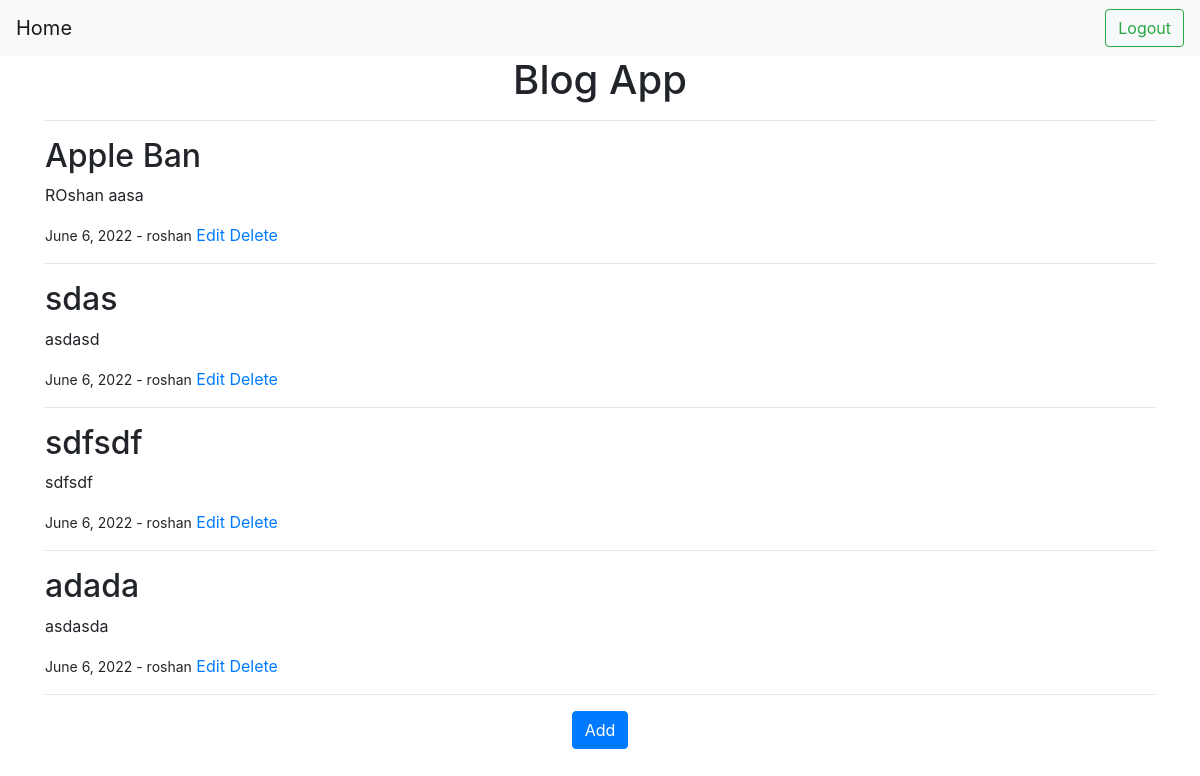
/home/ (signed in), run on an earlier commit of the app's database.
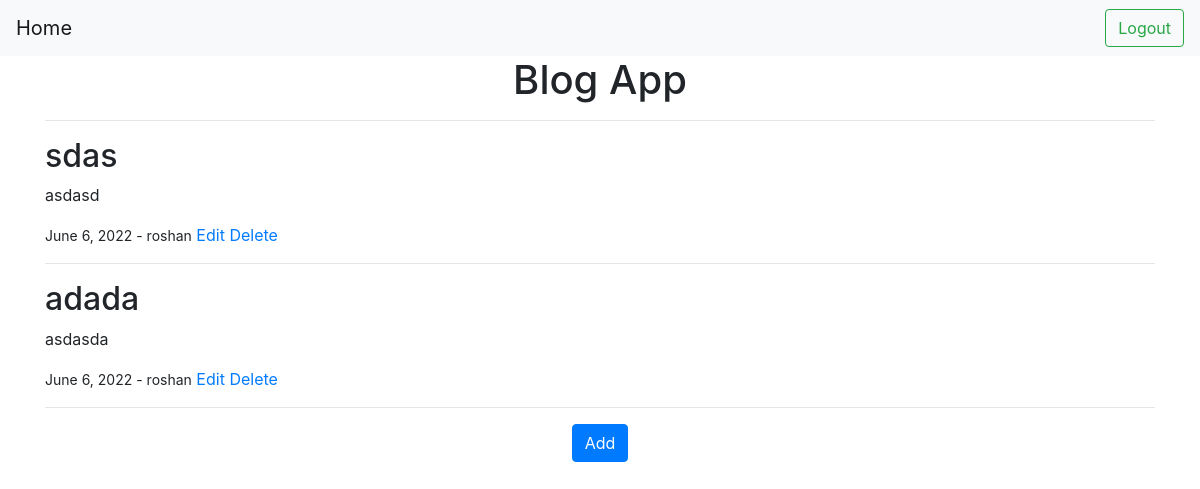
And on a later commit of the database.
### content_app/models.py (models this page shows, shortened)
class Blog(models.Model):
    title = models.CharField(max_length=50, verbose_name= 'Blog Title', db_column='Title')
    content = models.TextField()
    date_posted = models.DateField(auto_now_add=True)
    user = models.ForeignKey(User, on_delete=models.CASCADE)
    class Meta:
        db_table = 'Blog'

### content_app/views.py (the view)
# urls.py: 2. Add a URL to urlpatterns:  path('', views.home, name='home')
@login_required
def home(request):
    blogs = Blog.objects.all()
    return render(request, 'home.html', {'blogs':blogs})

### content_app/templates/home.html (shortened to what this page needs)
{% extends 'core/base.html'%}
{% block content %}
    <h1 style="text-align:center ;">Blog App</h1>
    <hr>
    {% for blog in blogs%}
        <h2>{{blog.title}}</h2>
        <p>{{blog.content}}</p>
        <small>{{blog.date_posted}} - {{blog.user.username}}</small>
        {%if user.is_superuser or user.id == blog.user.id %}
            <a href="{% url 'edit-blog' id=blog.id %}">Edit</a>
            <a href="{% url 'delete-blog' id=blog.id %}">Delete</a>
        {%endif%}
        <hr>
    {%endfor%}
    <div style = "text-align:center ;">
        <a href="{% url 'add-blog' %}" class="btn btn-primary">Add</a>
    </div>
{% endblock content %}

### templates/core/base.html (shortened to what this page needs)
<!doctype html>
<html lang="en">
  <head>
    <link rel="stylesheet" href="https://cdn.jsdelivr.net/npm/bootstrap@4.6.1/dist/css/bootstrap.min.css">
  </head>
  <body>
    <nav class="navbar navbar-expand-lg navbar-light bg-light">
      <a class="navbar-brand" href="{% url 'home' %}">Home</a>
      <div class="collapse navbar-collapse" id="navbarSupportedContent">
        <form class="form-inline my-2 my-lg-0">
          {% if user.is_authenticated %}
          <a class="btn btn-outline-success my-2 my-sm-0" href="{% url 'logout'%}">Logout</a>
          {%else%}
          <a class="btn btn-outline-success my-2 my-sm-0" href="{%url 'register' %}">Register</a>
          <a class="btn btn-outline-success my-2 my-sm-0" href="{% url 'login'%}">Login</a>
          {%endif%}
        </form>
      </div>
    </nav>
    <div class="container">
            {% block content %} {% endblock content %}
    </div>
  </body>
</html>

What changed in the data, as far as the page shows it:
removed Blog: title "Apple Ban", content "ROshan aasa", date_posted "June 6, 2022", user.username "roshan"
removed Blog: title "sdfsdf", content "sdfsdf", date_posted "June 6, 2022", user.username "roshan"
